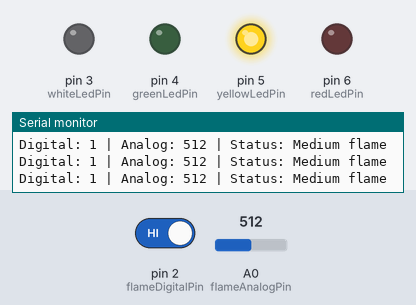
The sketch below on a simulated Arduino Uno, built with avr-gcc and run on an emulated ATmega328P. Shown: output pins drawn as LEDs (lit = HIGH), the last lines printed to the serial monitor. The test bench sets the inputs (shaded band); at power-on: A0 (flameAnalogPin) = 512, pin 2 (flameDigitalPin) HIGH.

Above: at 1.2 s.
1.3 s: A0 (flameAnalogPin) set to 359
2.8 s: A0 (flameAnalogPin) set to 331
At 3.2 s:
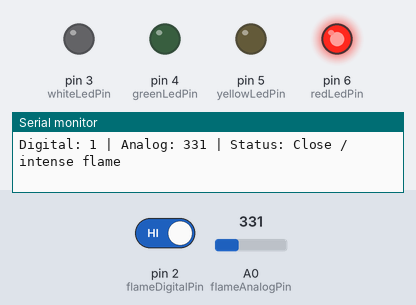
4.4 s: A0 (flameAnalogPin) set to 710
At 5.7 s:
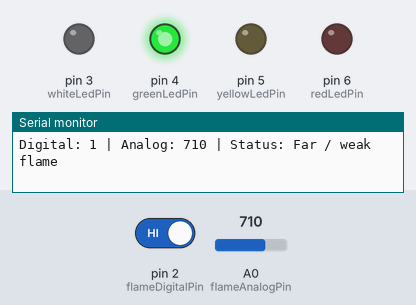
6.0 s: A0 (flameAnalogPin) set to 939
7.5 s: A0 (flameAnalogPin) set to 964
At 8.5 s:
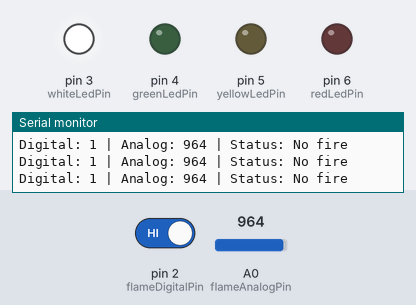
Timing chart, 0 to 10.0 s (numbered marks = the images above; inputs shaded):
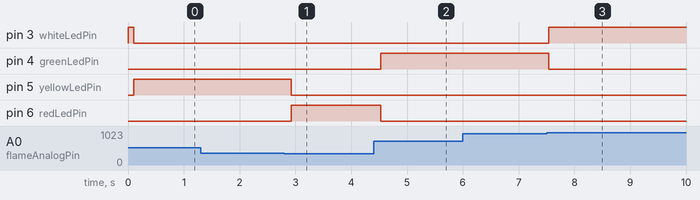

Measured:
- the behaviour switches between 350 and 349 on A0 (flameAnalogPin) (found by bisection; images 0 and 1)
- the behaviour switches between 949 and 950 on A0 (flameAnalogPin) (found by bisection; images 2 and 3)
- after the input at 2.8 s, pin 5 (yellowLedPin): HIGH → LOW after 0.12 s; pin 6 (redLedPin): LOW → HIGH after 0.12 s
- after the input at 4.4 s, pin 4 (greenLedPin): LOW → HIGH after 0.13 s; pin 6 (redLedPin): HIGH → LOW after 0.13 s
- after the input at 7.5 s, pin 3 (whiteLedPin): LOW → HIGH at once; pin 4 (greenLedPin): HIGH → LOW at once

The sketch:

DistanceFireDetector.ino
```cpp
// Flame sensor pins
const int flameDigitalPin = 2;
const int flameAnalogPin = A0;

// LED pins
const int whiteLedPin = 3;
const int greenLedPin = 4;
const int yellowLedPin = 5;
const int redLedPin = 6;

// Lower analog value = stronger/closer flame
const int noFireThreshold = 950;
const int farFlameThreshold = 700;
const int mediumFlameThreshold = 350;

void setup() {
  Serial.begin(9600);

  pinMode(flameDigitalPin, INPUT);

  pinMode(whiteLedPin, OUTPUT);
  pinMode(greenLedPin, OUTPUT);
  pinMode(yellowLedPin, OUTPUT);
  pinMode(redLedPin, OUTPUT);

  showNoFire();

  Serial.println("=== Flame Intensity Monitor ===");
  Serial.println("White = no fire");
  Serial.println("Green = weak/far flame");
  Serial.println("Yellow = medium flame");
  Serial.println("Red = strong/close flame");
  Serial.println();
}

void loop() {
  int digitalValue = digitalRead(flameDigitalPin);
  int analogValue = analogRead(flameAnalogPin);

  Serial.print("Digital: ");
  Serial.print(digitalValue);
  Serial.print(" | Analog: ");
  Serial.print(analogValue);
  Serial.print(" | Status: ");

  if (analogValue >= noFireThreshold) {
    showNoFire();
    Serial.println("No fire");
  }
  else if (analogValue >= farFlameThreshold) {
    showFarFire();
    Serial.println("Far / weak flame");
  }
  else if (analogValue >= mediumFlameThreshold) {
    showMediumFire();
    Serial.println("Medium flame");
  }
  else {
    showCloseFire();
    Serial.println("Close / intense flame");
  }

  delay(200);
}

void turnAllLedsOff() {
  digitalWrite(whiteLedPin, LOW);
  digitalWrite(greenLedPin, LOW);
  digitalWrite(yellowLedPin, LOW);
  digitalWrite(redLedPin, LOW);
}

void showNoFire() {
  turnAllLedsOff();
  digitalWrite(whiteLedPin, HIGH);
}

void showFarFire() {
  turnAllLedsOff();
  digitalWrite(greenLedPin, HIGH);
}

void showMediumFire() {
  turnAllLedsOff();
  digitalWrite(yellowLedPin, HIGH);
}

void showCloseFire() {
  turnAllLedsOff();
  digitalWrite(redLedPin, HIGH);
}
```
